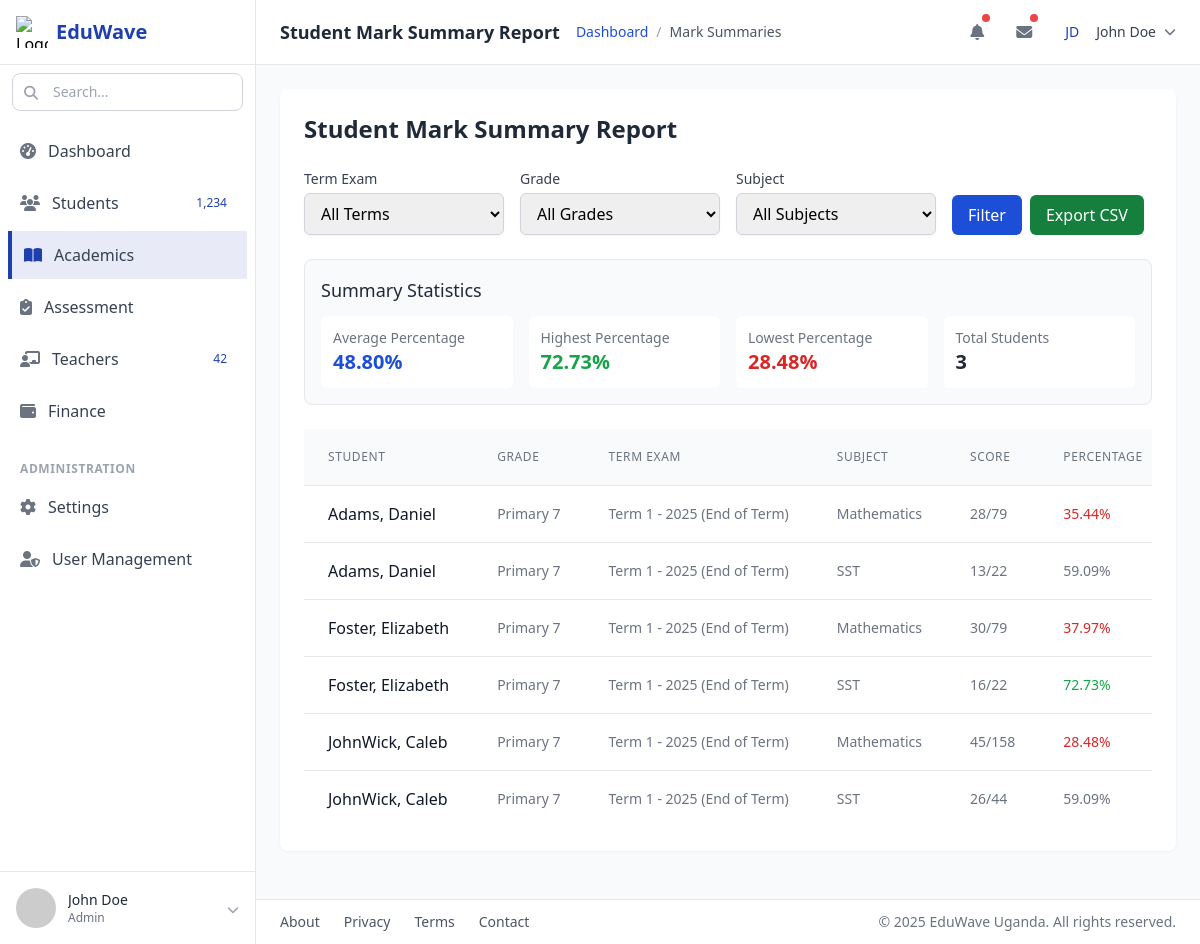
/academics/reports/mark-summary/ (signed in), run on the app's committed database.
### academic/models.py (models this page shows, shortened)
class StudentMarkSummary(models.Model):
    student = models.ForeignKey('students.Student', on_delete=models.CASCADE, related_name="mark_summaries")
    term_exam = models.ForeignKey(TermExamSession, on_delete=models.CASCADE, related_name="mark_summaries")
    grade = models.ForeignKey(Grade, on_delete=models.CASCADE, related_name="mark_summaries")
    subject = models.ForeignKey(Subject, on_delete=models.CASCADE, related_name="mark_summaries")
    total_score = models.PositiveIntegerField()
    max_possible = models.PositiveIntegerField()
    percentage = models.DecimalField(max_digits=5, decimal_places=2)
    subject_position = models.PositiveIntegerField(null=True, blank=True)
    class_average = models.DecimalField(max_digits=5, decimal_places=2, null=True, blank=True)
    created = models.DateTimeField(auto_now_add=True)
    updated = models.DateTimeField(auto_now=True)
    class Meta:
        unique_together = ('student', 'term_exam', 'subject')
        verbose_name_plural = "Student Mark Summaries"
        indexes = [
            models.Index(fields=['student', 'term_exam']),
            models.Index(fields=['subject', 'term_exam']),
        ]

class Grade(models.Model):
    grade_name = models.CharField(max_length=50)
    class_teacher = models.ForeignKey(
        Teacher, on_delete=models.SET_NULL, null=True, related_name="grades")
    created = models.DateField(auto_now_add=True)
    updated = models.DateField(auto_now=True)
    class Meta:
        db_table = "class"
        db_table_comment = "This includes Students address data"
        ordering = ["grade_name"]

class TermExamSession(models.Model):
    class TermChoices(models.TextChoices):
        TERM_1 = "TERM_1", "Term 1"
        TERM_2 = "TERM_2", "Term 2"
        TERM_3 = "TERM_3", "Term 3"
    class ExamChoices(models.TextChoices):
        BOT = "BOT", "Beginning of Term"
        MOT = "MOT", "Mid of Term"
        EOT = "EOT", "End of Term"
    term_name = models.CharField(max_length=10, choices=TermChoices.choices,
                                 verbose_name="Term Name", help_text="Select the term for this exam session")
    year = models.PositiveIntegerField(default=datetime.date.today().year, choices=academic_year_choices,
                                       verbose_name="Academic Year", help_text="Select the academic year for this exam session", db_index=True)
    exam_type = models.CharField(max_length=3, choices=ExamChoices.choices,
                                 verbose_name="Exam Type", help_text="Select the type of examination")
    start_date = models.DateField(help_text="Start date of the exam session")
    end_date = models.DateField(help_text="End date of the exam session")
    created_by = models.ForeignKey(Teacher, on_delete=models.PROTECT,
                                   related_name="terms", help_text="Teacher who created this exam session")
    created = models.DateTimeField(auto_now_add=True)
    updated = models.DateTimeField(auto_now=True)
    class Meta:
        db_table = "term_exam_session"
        ordering = ["-year", "term_name"]
        unique_together = ("term_name", "year", "exam_type")
        indexes = [
            models.Index(fields=['-year', 'term_name']),
            models.Index(fields=['term_name', 'year', 'exam_type']),
        ]
    def __str__(self):
        return f"{self.get_term_name_display()} - {self.year} ({self.get_exam_type_display()})"

class Subject(models.Model):
    name = models.CharField(max_length=100)
    description = models.TextField()
    grade = models.ForeignKey(
        Grade, blank=True, on_delete=models.DO_NOTHING, related_name="subject_grade")
    curriculum = models.ForeignKey(
        'Curriculum', on_delete=models.CASCADE, related_name="subjects")
    created = models.DateField(auto_now_add=True)
    updated = models.DateField(auto_now=True)
    class Meta:
        db_table = "subject"
        db_table_comment = "This includes Subject data"
        ordering = ["name"]

### students/models.py (models this page shows, shortened)
class Student(models.Model):
    GENDER_CHOICES = (
        ('Male', 'Male'),
        ('Female', 'Female'),
    )
    STATUS_CHOICES = (
        ('active', 'Active'),
        ('graduated', 'Graduated'),
        ('dropped out', 'Dropped Out'),
    )
    GRADE_CHOICES = (
        ("KIN", "Kindergarten"),
        ("BBY", "Baby"),
        ("MID", "Middle"),
        ("UPP", "Upper"),
        ("TOP", "Top"),
        ("grade_7", "Grade 7"),
        ("grade_6", "Grade 6"),
        ("grade_5", "Grade 5"),
        ("grade_4", "Grade 4"),
        ("grade_3", "Grade 3"),
        ("grade_2", "Grade 2"),
        ("grade_1", "Grade 1"),
    )
    registration_id = models.CharField(max_length=150, unique=True, editable=False)
    first_name = models.CharField(max_length=150)
    last_name = models.CharField(max_length=150)
    date_of_birth = models.DateField()
    current_status = models.CharField(max_length=50, choices=STATUS_CHOICES)
    gender = models.CharField(max_length=50, choices=GENDER_CHOICES, blank=True, null=True)
    grade_of_entry = models.CharField(max_length=150, choices=GRADE_CHOICES, blank=True, null=True)
    year_of_entry = models.CharField(
        max_length=4,
        validators=[
            RegexValidator(
                regex=r'^\d{4}$',
                message="Year must be in YYYY format.",
            )
        ],
        verbose_name="Year of Entry",
        blank=True, null=True
    )
    guardian_name = models.CharField(max_length=150, blank=True, null=True)
    guardian_phone = models.CharField(max_length=150, blank=True, null=True)
    current_grade = models.ForeignKey('academic.Grade', on_delete=models.CASCADE, blank=True, null=True)
    father_name = models.CharField(max_length=150, blank=True, null=True)
    father_phone = models.CharField(max_length=150, blank=True, null=True)
    mother_name = models.CharField(max_length=150, blank=True, null=True)
    mother_phone = models.CharField(max_length=150, blank=True, null=True)
    profile_picture = models.ImageField(upload_to="", null=True, blank=True)
    school = models.ForeignKey('management.GeneralInformation', on_delete=models.CASCADE, related_name="students")
    registered_by = models.ForeignKey(settings.AUTH_USER_MODEL, on_delete=models.DO_NOTHING, blank=True, null=True)
    created = models.DateField(auto_now_add=True)
    updated = models.DateField(auto_now=True)
    class Meta:
        db_table = "students"
        db_table_comment = "This includes Students data"
        ordering = ["first_name"]

### academic/views.py (the view)
# urls.py: path('reports/mark-summary/', views.mark_summary_report, name='mark_summary_report'),
@login_required
def mark_summary_report(request):
    term_exam_id = request.GET.get('term_exam')
    grade_id = request.GET.get('grade')
    subject_id = request.GET.get('subject')
    term_exams = TermExamSession.objects.all().order_by('-year', 'term_name')
    summaries = StudentMarkSummary.objects.select_related(
        'student', 'term_exam', 'grade', 'subject'
    ).order_by('student__last_name', 'student__first_name')
    if term_exam_id:
        summaries = summaries.filter(term_exam_id=term_exam_id)
    if grade_id:
        summaries = summaries.filter(grade_id=grade_id)
    if subject_id:
        summaries = summaries.filter(subject_id=subject_id)
    aggregates = summaries.aggregate(
        avg_percentage=Avg('percentage'),
        max_percentage=Max('percentage'),
        min_percentage=Min('percentage'),
        total_students=Count('student', distinct=True)
    )
    context = {
        'summaries': summaries,
        'term_exams': term_exams,
        'grades': Grade.objects.all(),
        'subjects': Subject.objects.all(),
        'selected_term_exam': int(term_exam_id) if term_exam_id else None,
        'selected_grade': int(grade_id) if grade_id else None,
        'selected_subject': int(subject_id) if subject_id else None,
        'aggregates': aggregates,
    }
    return render(request, 'reports/mark_summary_report.html', context)

### academic/templates/reports/mark_summary_report.html (shortened to what this page needs)
{% extends 'base.html' %}
{% block page_title %}Student Mark Summary Report{% endblock %}
{% block breadcrumb %}Mark Summaries{% endblock %}
{% block academicsSetActive %}active{% endblock %}
{% block content %}
<div class="bg-white rounded-lg shadow-sm p-6 mb-6">
    <h2 class="text-2xl font-bold text-gray-800 mb-6">Student Mark Summary Report</h2>
    <form method="get" class="mb-6">
        <div class="grid grid-cols-1 md:grid-cols-4 gap-4">
            <div>
                <label for="term_exam" class="block text-sm font-medium text-gray-700 mb-1">Term Exam</label>
                <select name="term_exam" id="term_exam" class="w-full px-3 py-2 border border-gray-300 rounded-md shadow-sm focus:outline-none focus:ring-primary-700 focus:border-primary-700">
                    <option value="">All Terms</option>
                </select>
            </div>
            <div>
                <label for="grade" class="block text-sm font-medium text-gray-700 mb-1">Grade</label>
                <select name="grade" id="grade" class="w-full px-3 py-2 border border-gray-300 rounded-md shadow-sm focus:outline-none focus:ring-primary-700 focus:border-primary-700">
                    <option value="">All Grades</option>
                </select>
            </div>
            <div>
                <label for="subject" class="block text-sm font-medium text-gray-700 mb-1">Subject</label>
                <select name="subject" id="subject" class="w-full px-3 py-2 border border-gray-300 rounded-md shadow-sm focus:outline-none focus:ring-primary-700 focus:border-primary-700">
                    <option value="">All Subjects</option>
                </select>
            </div>
            <div class="flex items-end space-x-2">
                <button type="submit" class="px-4 py-2 bg-primary-700 text-white rounded-md hover:bg-primary-800 focus:outline-none focus:ring-2 focus:ring-offset-2 focus:ring-primary-700">
                    Filter
                </button>
                <a href="?export=csv&{{ request.GET.urlencode }}" class="px-4 py-2 bg-secondary-700 text-white rounded-md hover:bg-secondary-800 focus:outline-none focus:ring-2 focus:ring-offset-2 focus:ring-secondary-700">
                    Export CSV
                </a>
            </div>
        </div>
    </form>
    {% if not summaries %}
    <div class="bg-blue-50 border-l-4 border-blue-400 p-4 mb-6">
        <div class="flex">
            <div class="flex-shrink-0">
                <svg class="h-5 w-5 text-blue-400" xmlns="http://www.w3.org/2000/svg" viewBox="0 0 20 20" fill="currentColor">
                    <path fill-rule="evenodd" d="M18 10a8 8 0 11-16 0 8 8 0 0116 0zm-7-4a1 1 0 11-2 0 1 1 0 012 0zM9 9a1 1 0 000 2v3a1 1 0 001 1h1a1 1 0 100-2h-1V9z" clip-rule="evenodd" />
                </svg>
            </div>
            <div class="ml-3">
                <p class="text-sm text-blue-700">
                    No mark summary records found for the selected filters. Please try different filter criteria or check back later.
                </p>
            </div>
        </div>
    </div>
    {% else %}
        {% if aggregates %}
        <div class="bg-gray-50 rounded-lg p-4 mb-6 border border-gray-200">
            <h5 class="text-lg font-medium text-gray-800 mb-3">Summary Statistics</h5>
            <div class="grid grid-cols-1 md:grid-cols-4 gap-4">
                <div class="bg-white p-3 rounded-md shadow-xs">
                    <p class="text-sm text-gray-500">Average Percentage</p>
                    <p class="text-xl font-semibold text-primary-700">{{ aggregates.avg_percentage|floatformat:2 }}%</p>
                </div>
                <div class="bg-white p-3 rounded-md shadow-xs">
                    <p class="text-sm text-gray-500">Highest Percentage</p>
                    <p class="text-xl font-semibold text-green-600">{{ aggregates.max_percentage|floatformat:2 }}%</p>
                </div>
                <div class="bg-white p-3 rounded-md shadow-xs">
                    <p class="text-sm text-gray-500">Lowest Percentage</p>
                    <p class="text-xl font-semibold text-red-600">{{ aggregates.min_percentage|floatformat:2 }}%</p>
                </div>
                <div class="bg-white p-3 rounded-md shadow-xs">
                    <p class="text-sm text-gray-500">Total Students</p>
                    <p class="text-xl font-semibold text-gray-800">{{ aggregates.total_students }}</p>
                </div>
            </div>
        </div>
        {% endif %}
        <div class="overflow-x-auto">
            <table class="min-w-full divide-y divide-gray-200">
                <thead class="bg-gray-50">
                    <tr>
                        <th scope="col" class="px-6 py-3 text-left text-xs font-medium text-gray-500 uppercase tracking-wider">Student</th>
                        <th scope="col" class="px-6 py-3 text-left text-xs font-medium text-gray-500 uppercase tracking-wider">Grade</th>
                        <th scope="col" class="px-6 py-3 text-left text-xs font-medium text-gray-500 uppercase tracking-wider">Term Exam</th>
                        <th scope="col" class="px-6 py-3 text-left text-xs font-medium text-gray-500 uppercase tracking-wider">Subject</th>
                        <th scope="col" class="px-6 py-3 text-left text-xs font-medium text-gray-500 uppercase tracking-wider">Score</th>
                        <th scope="col" class="px-6 py-3 text-left text-xs font-medium text-gray-500 uppercase tracking-wider">Percentage</th>
                    </tr>
                </thead>
                <tbody class="bg-white divide-y divide-gray-200">
                    {% for summary in summaries %}
                    <tr class="hover:bg-gray-50">
                        <td class="px-6 py-4 whitespace-nowrap">
                            <div class="font-medium text-gray-900">{{ summary.student.last_name }}, {{ summary.student.first_name }}</div>
                        </td>
                        <td class="px-6 py-4 whitespace-nowrap text-sm text-gray-500">
                            {{ summary.grade.grade_name }}
                        </td>
                        <td class="px-6 py-4 whitespace-nowrap text-sm text-gray-500">
                            {{ summary.term_exam }}
                        </td>
                        <td class="px-6 py-4 whitespace-nowrap text-sm text-gray-500">
                            {{ summary.subject.name }}
                        </td>
                        <td class="px-6 py-4 whitespace-nowrap text-sm text-gray-500">
                            {{ summary.total_score }}/{{ summary.max_possible }}
                        </td>
                        <td class="px-6 py-4 whitespace-nowrap text-sm {% if summary.percentage >= 70 %}text-green-600 font-medium{% elif summary.percentage < 50 %}text-red-600 font-medium{% else %}text-gray-500{% endif %}">
                            {{ summary.percentage }}%
                        </td>
                    </tr>
                    {% endfor %}
                </tbody>
            </table>
        </div>
    {% endif %}
</div>
{% endblock %}

### data on the page
StudentMarkSummary: student.last_name "Adams", student.first_name "Daniel", grade.grade_name "Primary 7", term_exam "Term 1 - 2025 (End of Term)", subject.name "Mathematics", total_score "28", max_possible "79", percentage "35.44"
StudentMarkSummary: student.last_name "Adams", student.first_name "Daniel", grade.grade_name "Primary 7", term_exam "Term 1 - 2025 (End of Term)", subject.name "SST", total_score "13", max_possible "22", percentage "59.09"
StudentMarkSummary: student.last_name "Foster", student.first_name "Elizabeth", grade.grade_name "Primary 7", term_exam "Term 1 - 2025 (End of Term)", subject.name "Mathematics", total_score "30", max_possible "79", percentage "37.97"
StudentMarkSummary: student.last_name "Foster", student.first_name "Elizabeth", grade.grade_name "Primary 7", term_exam "Term 1 - 2025 (End of Term)", subject.name "SST", total_score "16", max_possible "22", percentage "72.73"
StudentMarkSummary: student.last_name "JohnWick", student.first_name "Caleb", grade.grade_name "Primary 7", term_exam "Term 1 - 2025 (End of Term)", subject.name "Mathematics", total_score "45", max_possible "158", percentage "28.48"
StudentMarkSummary: student.last_name "JohnWick", student.first_name "Caleb", grade.grade_name "Primary 7", term_exam "Term 1 - 2025 (End of Term)", subject.name "SST", total_score "26", max_possible "44", percentage "59.09"

### other printed values
{{ aggregates.avg_percentage|floatformat:2 }} "48.80"
{{ aggregates.max_percentage|floatformat:2 }} "72.73"
{{ aggregates.min_percentage|floatformat:2 }} "28.48"
{{ aggregates.total_students }} "3"
